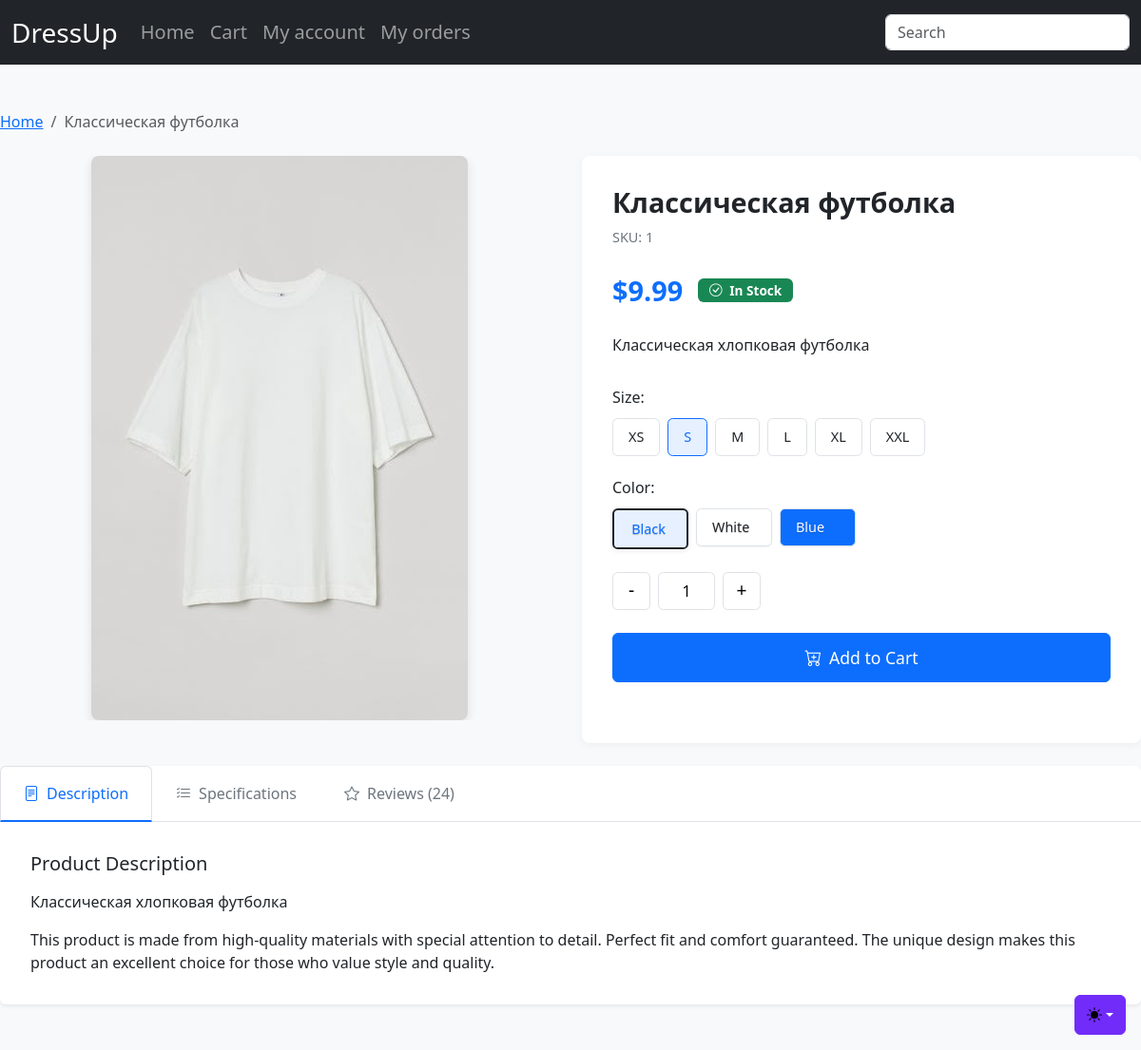
The page /product_demo/1 on the database its author committed.
### data.py (models this page shows)
class Product(db.Model):
    id = db.Column(db.Integer, primary_key=True)
    name = db.Column(db.String(150), nullable=False)
    price = db.Column(db.Float, nullable=False)
    description = db.Column(db.Text)
    image = db.Column(db.Text)
    stock = db.Column(db.Integer, default=0)
    category_id = db.Column(db.Integer, db.ForeignKey('category.id'), nullable=False)

### app.py (the view)
@app.route("/product_demo/<int:product_id>")
def product_demo(product_id):
    product = Product.query.get_or_404(product_id)
    return render_template("product_demo.html", product=product)

### templates/product_demo.html (shortened to what this page needs)
<!doctype html>
<html lang="en" data-bs-theme="auto">
<head>
    <link href="{{ url_for('static', filename='css/bootstrap.min.css') }}" rel="stylesheet">
    <link rel="stylesheet" href="https://cdn.jsdelivr.net/npm/bootstrap-icons@1.10.0/font/bootstrap-icons.css">
</head>
<body class="bg-body-tertiary">
    <div class="theme-switcher-container">
        {% include 'partials/theme_switcher.html' %}
    </div>
    {% include 'partials/navbar.html' %}
    <div class="product-container py-5">
        <nav aria-label="breadcrumb" class="mb-4">
            <ol class="breadcrumb">
                <li class="breadcrumb-item"><a href="{{ url_for('main_page') }}">Home</a></li>
                <li class="breadcrumb-item active" aria-current="page">{{ product.name }}</li>
            </ol>
        </nav>
        <div class="row g-4">
            <div class="col-lg-6">
                <div class="product-gallery">
                    <img id="mainImage"
                         src="{{ url_for('static', filename='images/' + product.image) }}"
                         class="main-image"
                         alt="{{ product.name }}"
                         loading="lazy">
                </div>
            </div>
            <div class="col-lg-6">
                <div class="product-info-card">
                    <h1 class="product-title">{{ product.name }}</h1>
                    <p class="product-sku">SKU: {{ product.id }}</p>
                    <div class="price-container">
                        <span class="current-price">${{ "%.2f"|format(product.price) }}</span>
                        <span class="badge bg-success stock-badge">
                            <i class="bi bi-check-circle me-1"></i> In Stock
                        </span>
                    </div>
                    <p class="product-description">{{ product.description }}</p>
                    <div class="option-section">
                        <h6 class="option-title">Size:</h6>
                        <div class="option-buttons">
                            {% for size in ['XS', 'S', 'M', 'L', 'XL', 'XXL'] %}
                            <div class="option-btn">
                                <label for="size-{{ size }}">{{ size }}</label>
                            </div>
                            {% endfor %}
                        </div>
                    </div>
                    <div class="option-section">
                        <h6 class="option-title">Color:</h6>
                        <div class="option-buttons">
                            {% for color in ['Black', 'White', 'Blue'] %}
                            <div class="option-btn">
                                <label for="color-{{ color|lower }}"
                                       class="color-label"
                                       style="--color-bg:
                                       {% if color == 'Black' %}var(--bs-gray-800){% endif %}
                                       {% if color == 'White' %}var(--bs-white){% endif %}
                                       {% if color == 'Blue' %}var(--bs-blue){% endif %};
                                       --color-text: {% if color == 'White' %}var(--bs-dark){% else %}var(--bs-white){% endif %}">
                                    {{ color }}
                                </label>
                            </div>
                            {% endfor %}
                        </div>
                    </div>
                    <div class="quantity-selector">
                        <button type="button" class="quantity-btn" onclick="changeQuantity(-1)">-</button>
                        <input type="text" class="quantity-input" value="1" id="quantityInput" readonly>
                        <button type="button" class="quantity-btn" onclick="changeQuantity(1)">+</button>
                    </div>
                    <button class="btn btn-primary add-to-cart-btn"
                            onclick="addToCart({{ product.id }})">
                        <i class="bi bi-cart-plus"></i> Add to Cart
                    </button>
                </div>
            </div>
        </div>
        <div class="card mt-4 border-0 shadow-sm">
            <div class="card-header bg-transparent border-0 p-0">
                <ul class="nav nav-tabs details-tabs">
                    <li class="nav-item">
                        <a class="nav-link active" data-bs-toggle="tab" href="#description">
                            <i class="bi bi-file-text me-2"></i>Description
                        </a>
                    </li>
                    <li class="nav-item">
                        <a class="nav-link" data-bs-toggle="tab" href="#specs">
                            <i class="bi bi-list-check me-2"></i>Specifications
                        </a>
                    </li>
                    <li class="nav-item">
                        <a class="nav-link" data-bs-toggle="tab" href="#reviews">
                            <i class="bi bi-star me-2"></i>Reviews (24)
                        </a>
                    </li>
                </ul>
            </div>
            <div class="card-body tab-content details-content">
                <div class="tab-pane fade show active" id="description">
                    <h5 class="mb-3">Product Description</h5>
                    <p>{{ product.description }}</p>
                    <p class="mb-0">This product is made from high-quality materials with special attention to detail. Perfect fit and comfort guaranteed. The unique design makes this product an excellent choice for those who value style and quality.</p>
                </div>
            </div>
        </div>
    </div>
</body>
</html>

### rows shown on the page
Product: name "Классическая футболка", image (picture), id "1", price "9.99", description "Классическая хлопковая футболка"

### other values the page prints
{{ size }} "XS" "S" "M" "L" "XL" "XXL"
{{ color }} "Black" "White" "Blue"
